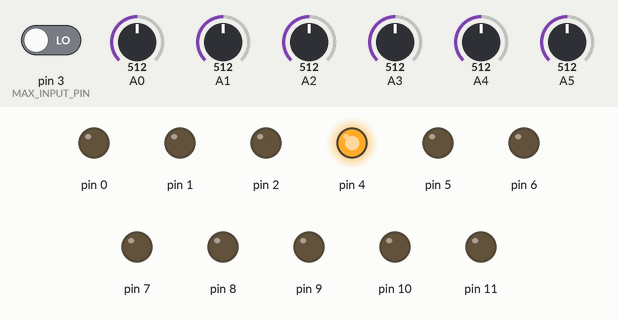
This sketch was run on a simulated Arduino Uno, built with avr-gcc and run on an emulated ATmega328P. Parts: output pins drawn as LEDs (lit = HIGH). Dashed ring = blinking. The inputs (shaded band) are chosen by the test bench; at power-on: pin 3 (MAX_INPUT_PIN) LOW, A0 = 512, A1 = 512, A2 = 512, A3 = 512, A4 = 512, A5 = 512. MIDI output is not drawn; random numbers use the default seed unless the sketch sets one.

Above: at 0.1 s.
At 1.2 s:
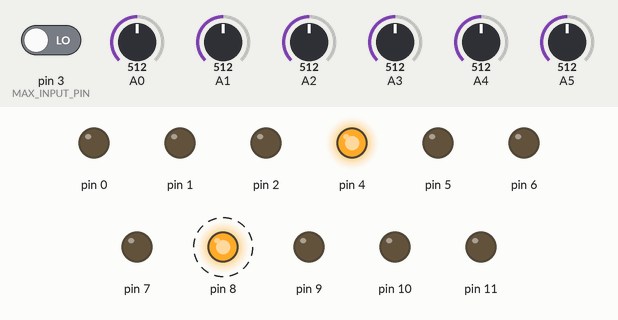
1.3 s: pin 3 (MAX_INPUT_PIN) driven HIGH
At 1.7 s:
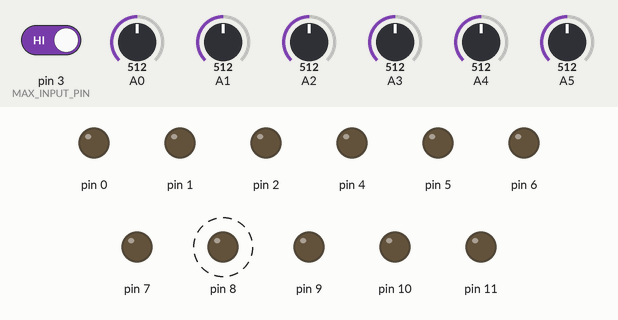
Timing chart, 0 to 4.3 s (numbered marks = the images above; inputs shaded):
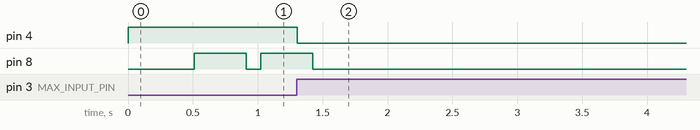

Measured:
- after the input at 1.3 s, pin 4: HIGH → LOW at once

The sketch:

sequencer.ino.ino
```cpp
#include "sequencer.h"
#include "step_clock.h"
#include "toggle_button.h"

#define MAX_INPUT_PIN 3

// GLOBAL SETTINGS
unsigned long start_ms = millis();

// Should be less than 64.
int transpose = 24;
int duty_length = 400; // ms
bool function_button = false;
StepClock poll_clock(start_ms, 5 /* step_interval */);

// SEQUENCE
int x_pots[8];
int y_pots[8];
ToggleButton x_enabled[8];
ToggleButton y_enabled[8];

Sequencer x_sequencer(x_enabled, x_pots, 1 /* total_steps */, start_ms, 400);
Sequencer y_sequencer(y_enabled, y_pots, 4 /* total_steps */, start_ms, 400);

void ReadInputs() {
  for (int i = 0; i <= MAX_INPUT_PIN; ++i) {
    x_pots[i] = analogRead(i);
  }
  x_enabled[0].ReadFromPin(3);
  int seq_speed = analogRead(5);
  x_sequencer.set_speed(seq_speed);
  transpose = analogRead(4) / 32;
}

void WriteLeds(int on_index, int off_index) {
  if (on_index != -1)
    digitalWrite(on_index + 8, HIGH);
  if (off_index != -1)
    digitalWrite(off_index + 8, LOW);

  digitalWrite(4, x_enabled[0].on() ? HIGH : LOW);
}

void setup() {
  Sequencer::Begin();
  x_sequencer.set_scale(Scale::kLinear);
  for (int i = 0; i <= MAX_INPUT_PIN + 8; ++i) {
    pinMode(i, OUTPUT);
  }
  pinMode(3, INPUT);
}

void loop() {
  unsigned long current_ms = millis();
  if (poll_clock.Tick(current_ms)) {
    ReadInputs();
  }

  int step_on = -1;
  int step_off = -1;
  int on_value = -1;
  x_sequencer.Tick(current_ms, &on_value, &step_on, &step_off);
  if (on_value != -1) {
    x_sequencer.Play(on_value, transpose, duty_length);
  }
  WriteLeds(step_on, step_off);
}
```

scale_generator.cpp
```cpp
#include "scale_generator.h"

// static
int ScaleGenerator::GetNote(int pot_value, Scale scale, float* pitch_bend) {
  int chromatic_value = GetChromaticNote(pot_value);
  switch(scale) {
    case Scale::kLinear:
      return GetLinearNote(pot_value, pitch_bend);
    case Scale::kChromatic:
      return chromatic_value;
    case Scale::kMajor: {
      int scale_steps[7] = {2, 2, 1, 2, 2, 2, 1};
      return GetScaleValue(chromatic_value, scale_steps, 7);
    }
    case Scale::kMinor: {
      int scale_steps[7] = {2, 1, 2, 2, 1, 2, 2};
      return GetScaleValue(chromatic_value, scale_steps, 7);
    }
  };
  return 0;
}

// static
int ScaleGenerator::GetLinearNote(int pot_value, float* pitch_bend) {
  // The root will be rounded down due to integer division.
  int root = pot_value / 16;
  int remainder = pot_value % 16;
  *pitch_bend = .5 * ((float) remainder) / 16.0;
  return root;
}

// static
int ScaleGenerator::GetChromaticNote(int pot_value) {
  // Return a value < 64.
  return pot_value / 16;
}

// static
int ScaleGenerator::GetScaleValue(int chromatic_value,
                                  int* scale_steps,
                                  int scale_length) {
  // Find the root value below |chromatic_value|.
  int root = 0;
  while (root + 12 < chromatic_value) {
    root += 12;
  }

  int note = root;
  for (int i = 0 ; i < scale_length ; i++) {
     int next_note = note + scale_steps[i];
     if (next_note > chromatic_value) {
       break;
     }
     note = next_note;
  }
  return note;
}
```

scale_generator.h
```cpp
#ifndef SCALE_GENERATOR_H_
#define SCALE_GENERATOR_H_

enum class Scale {
  kLinear, // Not implemented yet.
  kChromatic,
  kMajor,
  kMinor
};

// This class returns values in midi note numbers
// 0 = C0
// It assumes the key of C. Transposing will be done later in the chain.
class ScaleGenerator {
 public:
  // |pot_value| will be 0-1023. Return value will be a midi note value (0-127).
  // |pitch_bend| will optionally set if using a linear scale, to a value between -1 and 1.
  static int GetNote(int pot_value, Scale scale, float* pitch_bend);

 private:
  static int GetLinearNote(int pot_value, float* pitch_bend);
  static int GetChromaticNote(int pot_value);
  static int GetScaleValue(int chromatic_value, int* scale_steps, int scale_length);
};

#endif  // SCALE_GENERATOR_H_
```

sequence_generator.cpp
```cpp
#include "sequence_generator.h"

#include "Arduino.h"
#include "scale_generator.h"
#include "toggle_button.h"


SequenceGenerator::SequenceGenerator(ToggleButton* enabled_steps, int total_steps)
 : enabled_steps_(enabled_steps), total_steps_(total_steps) {}

SequenceGenerator::~SequenceGenerator() {}

int SequenceGenerator::Advance() {
  for (int i = 0; i < total_steps_; i++) {
    int step_index = AdvanceOne();
    if (enabled_steps_[step_index].on())
      return step_index;
    switch (disabled_policy_) {
      case DisabledStepPolicy::kSkip:
        continue;
      case DisabledStepPolicy::kDoNotSkip:
        return -1;
    }
  }
  return -1;
}

int SequenceGenerator::AdvanceOne() {
  int next_step = current_step_;
  switch (current_ordering_) {
    case Ordering::kRandom:
      next_step = random(total_steps_);
      break;
    case Ordering::kLeft:
      next_step--;
      break;
    case Ordering::kRight:
      next_step++;
      break;
  };
  if (next_step >= total_steps_)
    next_step = 0;

  if (next_step < 0)
    next_step = total_steps_ - 1;

  current_step_ = next_step;
  return next_step;
}
```

sequence_generator.h
```cpp
#ifndef SEQUENCE_GENERATOR_H_
#define SEQUENCE_GENERATOR_H_

class ToggleButton;

// The order the sequence is going in.
enum class Ordering {
  kRandom,
  kLeft,
  kRight
};

enum class DisabledStepPolicy {
  kSkip,
  kDoNotSkip,
};

class SequenceGenerator {
 public:

  SequenceGenerator(ToggleButton* enabled_steps, int total_steps);
  ~SequenceGenerator();

  // Returns the step index to play next, or -1 if nothing should be played.
  int Advance();

  void set_ordering(Ordering ordering) {
    current_ordering_ = ordering;
  }

  void set_disabled_step_policy(DisabledStepPolicy disabled_policy) {
    disabled_policy_ = disabled_policy;
  }

  int current_step() const { return current_step_; }
 private:
  int AdvanceOne();

  ToggleButton* enabled_steps_;
  // The step that is playing currently.
  int current_step_ = -1;
  int total_steps_;
  Ordering current_ordering_ = Ordering::kRight;
  DisabledStepPolicy disabled_policy_ = DisabledStepPolicy::kDoNotSkip;
};

#endif  // SEQUENCE_GENERATOR_H_
```

sequencer.cpp
```cpp
#include "Arduino.h"
#include "MIDI.h"
#include "sequencer.h"

// Creates and binds the MIDI interface to the default hardware Serial port
MIDI_CREATE_DEFAULT_INSTANCE()

// static
void Sequencer::Begin() {
  MIDI.begin(MIDI_CHANNEL_OMNI);  // Listen to all incoming messages
}

Sequencer::Sequencer(ToggleButton* enabled_steps,
                     int* pots,
                     int total_steps,
                     int start_ms,
                     int initial_step_ms)
  : note_on_clock_(start_ms, initial_step_ms),
    note_off_clock_(start_ms, -1),
    sequence_generator_(enabled_steps, total_steps),
    pots_(pots) {}

Sequencer::~Sequencer() {}

void Sequencer::Tick(unsigned long current_ms, int* on_value, int* step_on, int* step_off) {
  int current_step = sequence_generator_.current_step();

  bool note_on = note_on_clock_.Tick(current_ms);
  bool note_off = note_off_clock_.Tick(current_ms);
  if (note_off) {
    MIDI.sendNoteOff(current_note_, 127, 1);
    current_note_ = -1;
    note_off_clock_.Reset();
  }
  if (note_on) {
    *step_on = sequence_generator_.Advance();
    if (*step_on != -1)
      *on_value = pots_[*step_on];
  }
  if (note_off || note_on) {
    if (current_step != *step_on)
      *step_off = current_step;
  }
}

void Sequencer::Play(int step_on_value, int transpose, int length_ms) {
  float pitch_bend = 0.0;
  int note = transpose + ScaleGenerator::GetNote(step_on_value, current_scale_, &pitch_bend);
  if (current_note_ != -1) {
    MIDI.sendNoteOff(current_note_, 127, 1);
  }
  current_note_ = note;
  if (pitch_bend != current_bend_) {
    current_bend_ = pitch_bend;
    MIDI.sendPitchBend(pitch_bend, 1);
  }
  MIDI.sendNoteOn(note, 127, 1);
  note_off_clock_ = StepClock(millis(), length_ms);
}
```

sequencer.h
```cpp
#ifndef SEQUENCER_H_
#define SEQUENCER_H_

#include "scale_generator.h"
#include "sequence_generator.h"
#include "step_clock.h"

class Sequencer {
 public:
  static void Begin();
  Sequencer(ToggleButton* enabled_steps,
            int* pots,
            int total_steps,
            int start_ms,
            int initial_step_ms);
  ~Sequencer();

  void Tick(unsigned long current_ms, int* on_value, int* step_on, int* step_off);

  void Play(int step_on_value, int transpose, int length_ms);

  void set_speed(int pot_speed) {
    note_on_clock_.set_step_interval(pot_speed);
  }

  void set_scale(Scale scale) {
    current_scale_ = scale;
  }

  SequenceGenerator& sequence_generator() {
    return sequence_generator_;
  }

 private:
  StepClock note_on_clock_;
  StepClock note_off_clock_;
  SequenceGenerator sequence_generator_;
  Scale current_scale_ = Scale::kChromatic;

  float current_bend_ = 0.0;
  int current_note_ = -1;
  int* pots_;
};

#endif  // SEQUENCER_H_
```

step_clock.cpp
```cpp
#include "step_clock.h"

StepClock::StepClock(unsigned long start_ms,
                     unsigned long step_interval)
  : previous_ms_(start_ms),
    step_interval_(step_interval) {}

StepClock::~StepClock() {}

bool StepClock::Tick(unsigned long current_ms) {
  if (step_interval_ == -1)
    return false;
  current_step_ += current_ms - previous_ms_;
  previous_ms_ = current_ms;
  if (current_step_ >= step_interval_) {
    current_step_ = 0;
    return true;
  }
  return false;
}

void StepClock::Reset() {
  step_interval_ = -1;
  current_step_ = 0u;
}
```

step_clock.h
```cpp
#ifndef STEP_CLOCK_H_
#define STEP_CLOCK_H_

class StepClock {
 public:
  StepClock(unsigned long start_ms, unsigned long step_interval);
  ~StepClock();

  // Returns true if a step should be taken.
  bool Tick(unsigned long current_ms);

  // Sets the step interval for the clock, in ms.
  void set_step_interval(unsigned long step_interval) {
    step_interval_ = step_interval;
  }

  void Reset();

 private:
  unsigned long previous_ms_;
  unsigned long step_interval_;
  unsigned long current_step_ = 0u;
};

#endif  // STEP_CLOCK_H_
```

toggle_button.cpp
```cpp
#include "toggle_button.h"

#include "Arduino.h"

ToggleButton::ToggleButton() {}

ToggleButton::~ToggleButton() {}

void ToggleButton::ReadFromPin(int pin) {
  bool pressed = digitalRead(pin) == HIGH;
  if (pressed && !currently_pressed_) {
    on_ = !on_;
  }
  currently_pressed_ = pressed;
}
```

toggle_button.h
```cpp
#ifndef TOGGLE_BUTTON_H_
#define TOGGLE_BUTTON_H_

class ToggleButton {
 public:
  ToggleButton();
  ~ToggleButton();

  void ReadFromPin(int pin);
  bool on() { return on_; }
 private:
  bool on_ = true;
  bool currently_pressed_ = false;
};

#endif  // TOGGLE_BUTTON_H_
```
